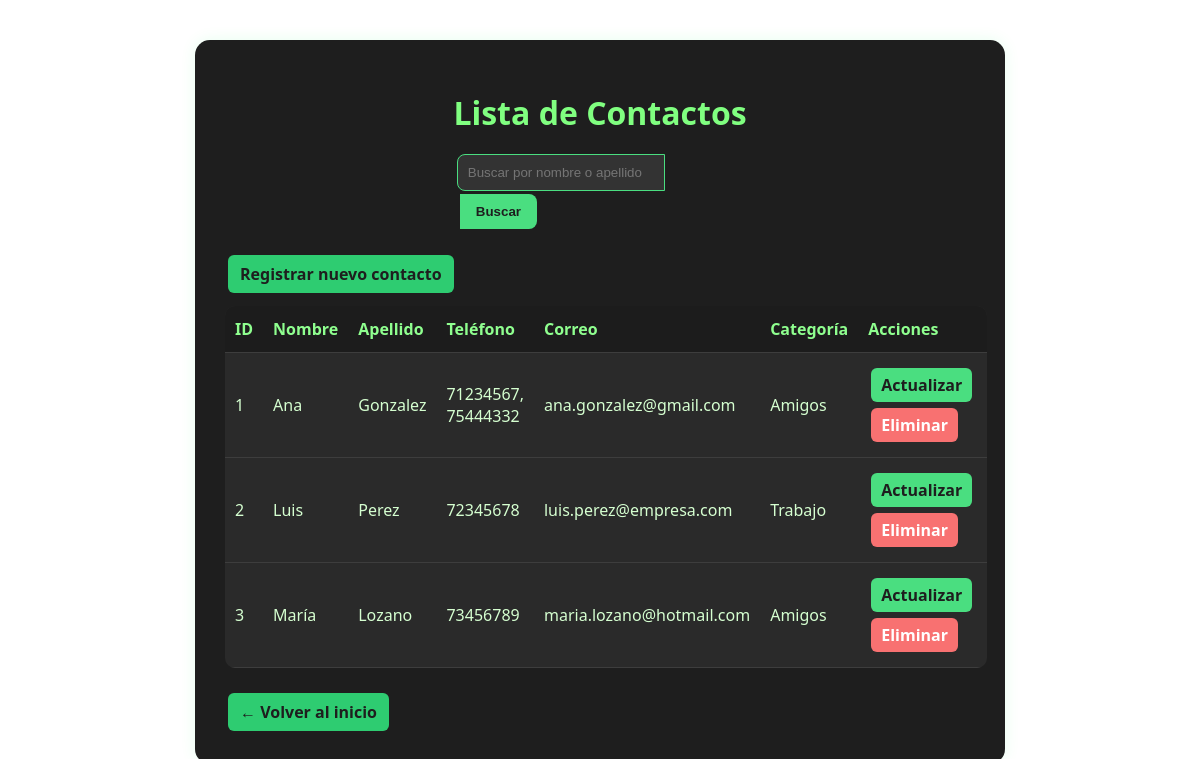
The page /controllers/contacto_index.php on the database its author committed.
### tables this page shows
CREATE TABLE contactos (
    id INT AUTO_INCREMENT PRIMARY KEY,
    nombre VARCHAR(100) NOT NULL,
    apellido VARCHAR(100) NOT NULL,
    correo VARCHAR(100),
    categoria_id INT,
    FOREIGN KEY (categoria_id) REFERENCES categorias(id)
        ON DELETE SET NULL
        ON UPDATE CASCADE
);

CREATE TABLE categorias (
    id INT AUTO_INCREMENT PRIMARY KEY,
    nombre VARCHAR(50) NOT NULL,
    descripcion TEXT
);

### controllers/contacto_index.php (called while the page is built)
<?php
require_once '../models/Contacto.php';
$contacto = new Contacto();
$contactos = $contacto->getAllConTelefonos();
include '../views/contacto_list.php';
exit;

### models/Conexion.php (called while the page is built, shortened)
<?php
class Conexion {
    private $host = 'localhost';
    private $usuario = 'root';
    private $contrasena = '';
    private $base_datos = 'contactos';
    private $port = 3308;
    public function conectar() {
        try {
            $this->link = new mysqli(
                $this->host,
                $this->usuario,
                $this->contrasena,
                $this->base_datos,
                $this->port
            );
        } catch (Exception $error) {
            echo "Error al conectar: " . $error->getMessage();
            exit;
        }
    }
}

### models/Contacto.php (called while the page is built, shortened)
<?php
require_once "Conexion.php";
require_once 'Telefono.php';
class Contacto extends Conexion {
public function getAllConTelefonos() {
    $stmt = $this->link->prepare(
        "SELECT c.*, cat.nombre AS categoria_nombre
         FROM contactos c
         LEFT JOIN categorias cat ON c.categoria_id = cat.id"
    );
    $stmt->execute();
    $res = $stmt->get_result();
    $contactos = [];
    while ($fila = $res->fetch_assoc()) {
        $id = $fila['id'];
        $telefonoModelo = new Telefono();
        $telefonos = $telefonoModelo->getPorContacto($id);
        $fila['telefonos'] = $telefonos;
        $contactos[] = $fila;
    }
    return $contactos;
}
}

### models/Telefono.php (called while the page is built, shortened)
<?php
require_once "Conexion.php";
class Telefono extends Conexion {
    public function getPorContacto($contacto_id) {
        $stmt = $this->link->prepare("SELECT numero FROM telefonos WHERE contacto_id = ?");
        $stmt->bind_param("i", $contacto_id);
        $stmt->execute();
        $res = $stmt->get_result();
        $telefonos = [];
        while ($fila = $res->fetch_assoc()) {
            $telefonos[] = $fila['numero'];
        }
        return $telefonos;
    }
}

### views/contacto_list.php (the view, shortened to what this page needs)
<!DOCTYPE html>
<html lang="es">
<head>
    <link rel="stylesheet" href="../views/public/estilos.css">
</head>
<body>
    <div class="contenedor">
    <?php
    require_once '../models/Telefono.php';
    $tel_modelo = new Telefono();
    ?>
        <h1>Lista de Contactos</h1>
        <div class="busqueda">
            <form action="contacto_buscar.php" method="GET">
                <input type="text" name="q" placeholder="Buscar por nombre o apellido" value="<?= htmlspecialchars($_GET['q'] ?? '') ?>">
                <button type="submit">Buscar</button>
            </form>
        </div>
        <a href="contacto_store.php">Registrar nuevo contacto</a>
        <table>
            <tr>
                <th>ID</th>
                <th>Nombre</th>
                <th>Apellido</th>
                <th>Teléfono</th>
                <th>Correo</th>
                <th>Categoría</th>
                <th>Acciones</th>
            </tr>
            <?php if (!empty($contactos)): ?>
                <?php foreach ($contactos as $c): ?>
                    <tr>
                        <td><?= htmlspecialchars($c['id']) ?></td>
                        <td><?= htmlspecialchars($c['nombre']) ?></td>
                        <td><?= htmlspecialchars($c['apellido']) ?></td>
                        <?php
                        $telefonos = $tel_modelo->getPorContacto($c['id']);
                        $tel_mostrados = implode(", ", $telefonos);
                        ?>
                        <td><?= htmlspecialchars($tel_mostrados) ?></td>
                        <td><?= htmlspecialchars($c['correo']) ?></td>
                        <td><?= htmlspecialchars($c['categoria_nombre']) ?></td>
                        <td>
                        <a  class="boton-actualizar" href="contacto_update.php?id=<?= $c['id'] ?>">Actualizar</a>
                        <a  class="boton-eliminar" href="contacto_delete.php?id=<?= $c['id'] ?>" >Eliminar</a>
                        </td>
                    </tr>
                <?php endforeach; ?>
            <?php else: ?>
                <tr>
                    <td colspan="7">Contacto no encontrado.</td>
                </tr>
            <?php endif; ?>
        </table>
        <br>
        <a href="../index.php" class="btn-volver">← Volver al inicio</a>
    </div>
</body>
</html>

### views/public/estilos.css (style rules this page uses)
.contenedor { max-width: 750px; margin: 40px auto; background-color: #1e1e1e; padding: 30px; border-radius: 15px; box-shadow: 0 0 15px rgba(0, 255, 100, 0.1); font-family: 'Segoe UI', sans-serif; color: #d5ffd0; }
h1 { text-align: center; color: #80ff80; font-weight: bold; margin-bottom: 20px; }
table { width: 100%; border-collapse: collapse; margin-top: 10px; background-color: #2a2a2a; color: #d5ffd0; border-radius: 10px; overflow: hidden; }
th, td { padding: 12px 10px; text-align: left; border-bottom: 1px solid #3d3d3d; }
th { background-color: #1c1c1c; color: #8fff8f; }
a, button, .btn-volver { background-color: #2ecc71; color: #1e1e1e; padding: 8px 12px; margin: 3px; border: none; border-radius: 6px; text-decoration: none; font-weight: bold; transition: background-color 0.3s ease; display: inline-block; }
.busqueda { display: flex; justify-content: center; margin-bottom: 20px; }
.busqueda input { width: 65%; padding: 10px; border: 1px solid #4ade80; background-color: #333; color: #fff; border-radius: 8px 0 0 8px; }
.busqueda button { background-color: #4ade80; border: none; padding: 10px 16px; color: #1e1e1e; font-weight: bold; border-radius: 0 8px 8px 0; cursor: pointer; }
.boton-actualizar { background-color: #4ade80; color: #1e1e1e; padding: 6px 10px; margin-right: 5px; border-radius: 6px; text-decoration: none; font-weight: bold; transition: 0.3s; }
.boton-eliminar { background-color: #f87171; color: white; padding: 6px 10px; border-radius: 6px; text-decoration: none; font-weight: bold; transition: 0.3s; }

### rows shown on the page
contactos: id "1", nombre "Ana", apellido "Gonzalez", tel_mostrados "71234567, 75444332", correo "ana.gonzalez@gmail.com", categoria.nombre "Amigos"
contactos: id "2", nombre "Luis", apellido "Perez", tel_mostrados "72345678", correo "luis.perez@empresa.com", categoria.nombre "Trabajo"
contactos: id "3", nombre "María", apellido "Lozano", tel_mostrados "73456789", correo "maria.lozano@hotmail.com", categoria.nombre "Amigos"
